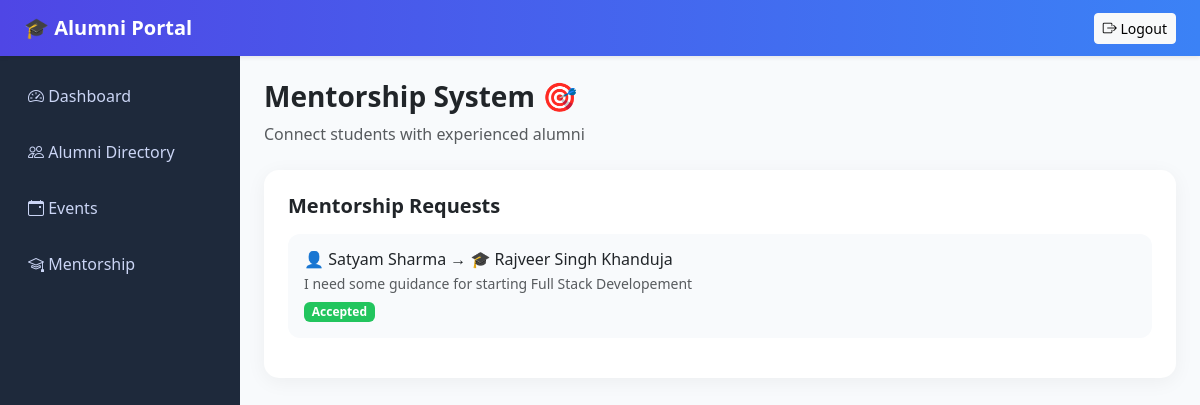
The page /mentorship/ (signed in) on the database its author committed.
### app/models.py (models this page shows, shortened)
class Mentorship(db.Model):
    id = db.Column(db.Integer, primary_key=True)
    student_id = db.Column(db.Integer, db.ForeignKey("user.id"), nullable=False)
    alumni_id = db.Column(db.Integer, db.ForeignKey("user.id"), nullable=False)
    message = db.Column(db.Text, nullable=True)
    status = db.Column(db.String(20), default="pending")
    created_at = db.Column(db.DateTime, default=datetime.utcnow)
    student = db.relationship("User", foreign_keys=[student_id], back_populates="mentorship_requests")
    alumni = db.relationship("User", foreign_keys=[alumni_id], back_populates="mentorship_offers")

class User(UserMixin, db.Model):
    id = db.Column(db.Integer, primary_key=True)
    name = db.Column(db.String(120), nullable=False)
    email = db.Column(db.String(120), unique=True, nullable=False)
    password_hash = db.Column(db.String(255), nullable=False)
    role = db.Column(db.String(20), nullable=False, default="student")
    created_at = db.Column(db.DateTime, default=datetime.utcnow)
    profile = db.relationship("AlumniProfile", back_populates="user", uselist=False)
    mentorship_requests = db.relationship(
        "Mentorship",
        back_populates="student",
        foreign_keys="Mentorship.student_id",
        lazy=True,
    )
    mentorship_offers = db.relationship(
        "Mentorship",
        back_populates="alumni",
        foreign_keys="Mentorship.alumni_id",
        lazy=True,
    )
    event_registrations = db.relationship(
        "EventRegistration", back_populates="user", cascade="all, delete-orphan"
    )

### app/routes/mentorship_routes.py (the view, shortened to what this page needs)
@mentorship_bp.route("/", methods=["GET", "POST"])
@login_required
def mentorship_home():
    alumni_users = User.query.filter_by(role="alumni").all()
    if current_user.role == "student":
        requests = Mentorship.query.filter_by(student_id=current_user.id).order_by(Mentorship.created_at.desc()).all()
    elif current_user.role == "alumni":
        requests = Mentorship.query.filter_by(alumni_id=current_user.id).order_by(Mentorship.created_at.desc()).all()
    else:
        requests = Mentorship.query.order_by(Mentorship.created_at.desc()).all()
    return render_template("mentorship.html", requests=requests, alumni_users=alumni_users)

### app/models.py (called while the page is built)
@login_manager.user_loader
def load_user(user_id):
    return User.query.get(int(user_id))

### app/templates/mentorship.html (shortened to what this page needs)
{% extends 'base.html' %}
{% block content %}
<div class="mb-4">
    <h3 class="fw-bold">Mentorship System 🎯</h3>
    <p class="text-muted">Connect students with experienced alumni</p>
</div>
<div class="row g-4">
    <div class="{% if current_user.role == 'student' %}col-lg-8{% else %}col-12{% endif %}">
        <div class="card p-4">
            <h5 class="fw-bold mb-3">Mentorship Requests</h5>
            {% for item in requests %}
            <div class="request-card p-3 mb-3">
                <div class="d-flex justify-content-between align-items-start">
                    <div>
                        <h6 class="mb-1">
                            👤 {{ item.student.name }} → 🎓 {{ item.alumni.name }}
                        </h6>
                        <p class="mb-1 small text-muted">
                            {{ item.message or "No message provided" }}
                        </p>
                        <span class="badge status-badge status-{{ item.status }}">
                            {{ item.status }}
                        </span>
                    </div>
                </div>
            </div>
            {% else %}
                <p class="text-muted text-center">No requests found.</p>
            {% endfor %}
        </div>
    </div>
</div>
{% endblock %}

### app/static/css/style.css (style rules this page uses)
body { background-color: #f5f7fb; font-family: 'Segoe UI', sans-serif; }
.card { border: none; border-radius: 15px; box-shadow: 0 4px 20px rgba(0,0,0,0.05); transition: 0.3s; }
h5 { font-weight: 600; }
.request-card { background: #f8fafc; border-radius: 12px; transition: 0.2s; }
.status-badge { text-transform: capitalize; font-size: 0.75rem; }
.status-accepted { background: #22c55e; color: white; }

### rows shown on the page
Mentorship: student.name "Satyam Sharma", alumni.name "Rajveer Singh Khanduja", message "I need some guidance for starting Full Stack Developement", status "Accepted"
